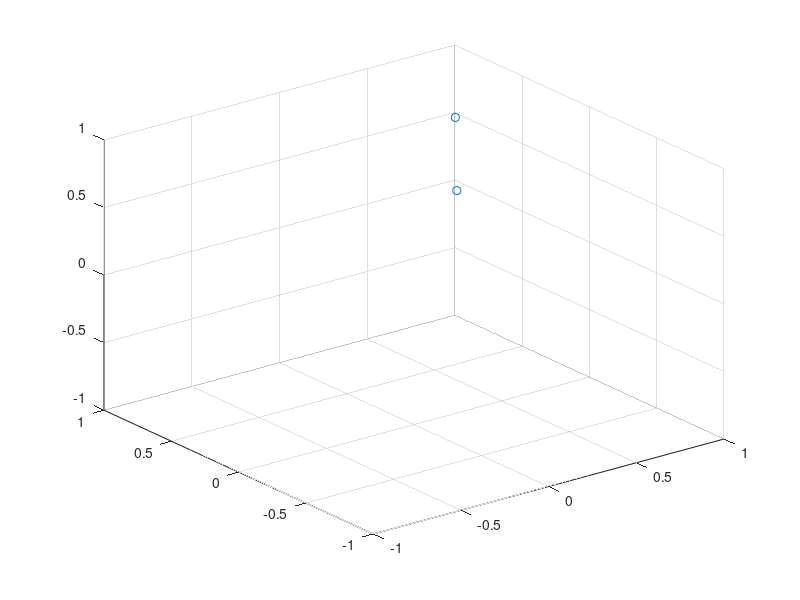

MATLAB code to generate this figure: (Note: this script raises an error after producing the figure.)
format long

% Our random generation scheme is inspired by this Author:
% https://github.com/pmocz/nbody-matlab/blob/master/nbody.m
N = 2; % Number of bodies generated

% Give each body 50 pounds of weight
masses = ones(N, 1) * 50;

% Generate random positions and velocities
bodies = rand(N, 9) * 2 - 1;
bodies(:, 7:9) = 0;

% vel = vel - mean((mass*[1 1 1]) .* vel) / mean(mass);
% Convert the frame to "center of mass", meaning the net momentum resets
% to zero. This prevents the system from leaving the bounds of the graph.
bodies(:, 4:6) = bodies(:, 4:6) - mean((masses*[1 1 1]) .* bodies(:, 4:6)) / mean(masses);
% We scale the velocity down so that the bodies stay in the screen
bodies(:, 4:6) = bodies(:, 4:6) * 2e-5;

% Constants for integration
t = 0;
tEnd = 518400;
dt = 1;
softening = 0.1;
num_iters = ceil((tEnd - t) / dt);

% The solver being used
solver = @(bodies, masses, dt, softening) step_lf(bodies, masses, dt, softening);

% Create a plot that ranges from -2 to 2 on all axes.
h = plot3(bodies(:, 1), bodies(:, 2), bodies(:, 3), "o");
axis([-1 1 -1 1 -1 1]);
grid on
bodies = get_accel(bodies, masses, softening); % Initial acceleration
bodies(:, 4:6) = bodies(:, 4:6) + bodies(:, 7:9) * dt / 2; % Initial velocity step
for i = 1:num_iters
    bodies = solver(bodies, masses, dt ,softening);
    t = t + dt;

    % Plot the motion of the planets
    set(h, 'XData', bodies(:, 1));
    set(h, 'YData', bodies(:, 2));
    set(h, 'ZData', bodies(:, 3));

    drawnow limitrate
end
